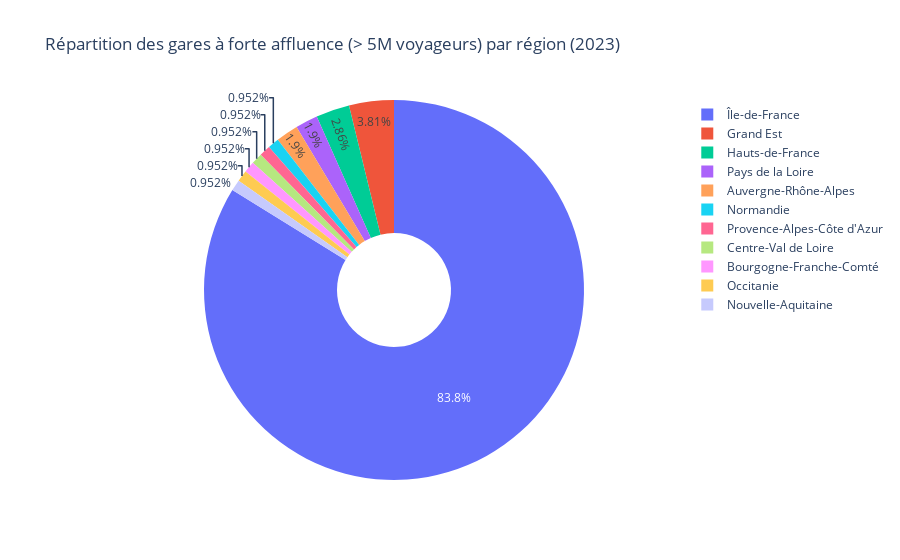

This figure's notebook cell:
### Code cell
# Filtrer les gares avec plus de 5 millions de voyageurs en 2023
df_high_trafic = gares_communes[(gares_communes["Année"] == "2023") & (gares_communes["Total Voyageurs"] > 5_000_000)]

# Compter le nombre de gares par région
region_counts = df_high_trafic["nom_region"].value_counts().reset_index()
region_counts.columns = ["Région", "Nombre de gares à fort trafic"]

# Affichage en camembert avec Plotly
fig = px.pie(
    region_counts,
    names="Région",
    values="Nombre de gares à fort trafic",
    title="Répartition des gares à forte affluence (> 5M voyageurs) par région (2023)",
    hole=0.3
)
fig.show()

### Figure 1 — Plotly figure (JSON) as saved in the notebook; plotly's stock layout.template omitted (floating-point values rounded to 4 significant figures)
{"data": [{"domain": {"x": [0, 1], "y": [0, 1]}, "hole": 0.3, "hovertemplate": "Région=%{label}<br>Nombre de gares à fort trafic=%{value}<extra></extra>", "labels": ["Île-de-France", "Grand Est", "Hauts-de-France", "Pays de la Loire", "Auvergne-Rhône-Alpes", "Normandie", "Provence-Alpes-Côte d'Azur", "Centre-Val de Loire", "Bourgogne-Franche-Comté", "Occitanie", "Nouvelle-Aquitaine"], "legendgroup": "", "name": "", "showlegend": true, "type": "pie", "values": [88, 4, 3, 2, 2, 1, 1, 1, 1, 1, 1]}], "layout": {"legend": {"tracegroupgap": 0}, "title": {"text": "Répartition des gares à forte affluence (> 5M voyageurs) par région (2023)"}}}
